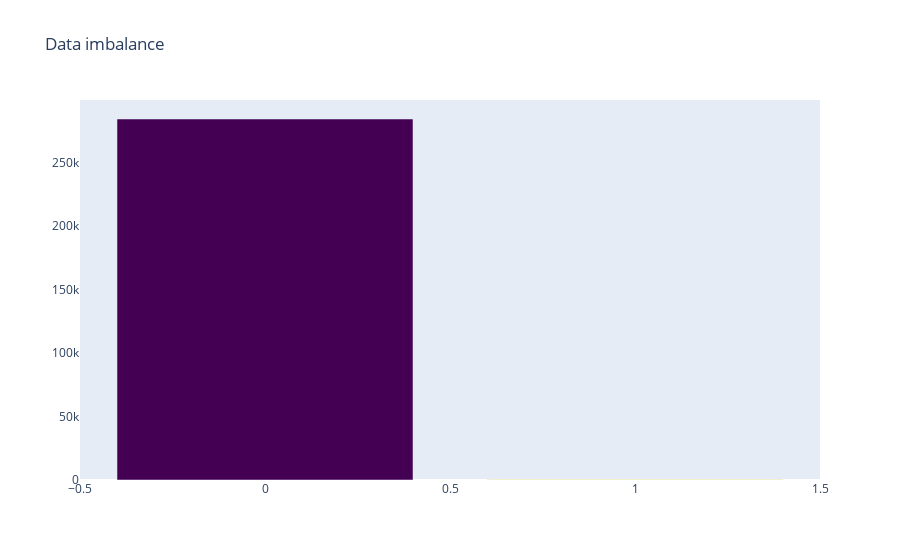

Source (notebook cell):
### Markdown cell above
Lets look at the class field and check how many fraudulent transactions we have in this data

### Code cell
x = train_df['Class'].value_counts().index
y = train_df['Class'].value_counts().values

trace2 = go.Bar(
     x=x ,
     y=y,
     marker=dict(
         color=y,
         colorscale = 'Viridis',
         reversescale = True
     ),
     name="Imbalance",
 )
layout = dict(
     title="Data imbalance",
     #width = 900, height = 500,
     xaxis=go.layout.XAxis(
     automargin=True),
     yaxis=dict(
         showgrid=False,
         showline=False,
         showticklabels=True,
 #         domain=[0, 0.85],
     ),
)
fig1 = go.Figure(data=[trace2], layout=layout)
iplot(fig1)

### Figure 1 — Plotly figure (JSON) as saved in the notebook; plotly's stock layout.template omitted (floating-point values rounded to 4 significant figures)
{"data": [{"marker": {"color": [284315, 492], "colorscale": [[0, "#440154"], [0.1111, "#482878"], [0.2222, "#3e4989"], [0.3333, "#31688e"], [0.4444, "#26828e"], [0.5556, "#1f9e89"], [0.6667, "#35b779"], [0.7778, "#6ece58"], [0.8889, "#b5de2b"], [1, "#fde725"]], "reversescale": true}, "name": "Imbalance", "x": [0, 1], "y": [284315, 492], "type": "bar"}], "layout": {"title": {"text": "Data imbalance"}, "xaxis": {"automargin": true}, "yaxis": {"showgrid": false, "showline": false, "showticklabels": true}}}
